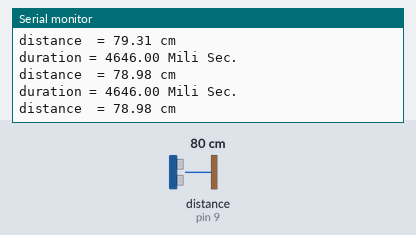
A sketch run on a simulated Arduino Uno, built with avr-gcc and run on an emulated ATmega328P. Shown: the last lines printed to the serial monitor. Wiring (inferred from the names in the program): ultrasonic range finder: trigger pin 8; echo pin 9. The test bench sets the inputs (shaded band); at power-on: distance to the obstacle (sensor on pin 9) 80 cm. The echo pulse lasts 58.3 µs per cm.

Above: at 1.3 s.
1.4 s: distance to the obstacle (sensor on pin 9) set to 2 cm
At 1.85 s:
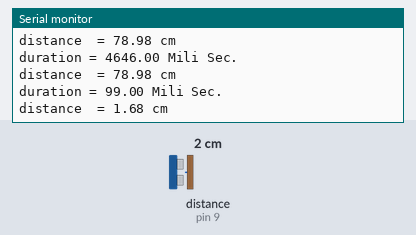
2.9 s: distance to the obstacle (sensor on pin 9) set to 4 cm
At 3.36 s:
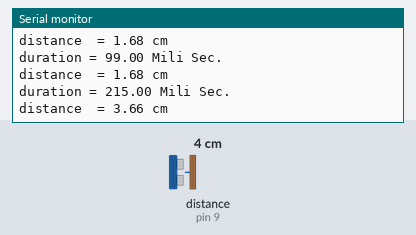
Timing chart, 0 to 5.9 s (numbered marks = the images above; inputs shaded):
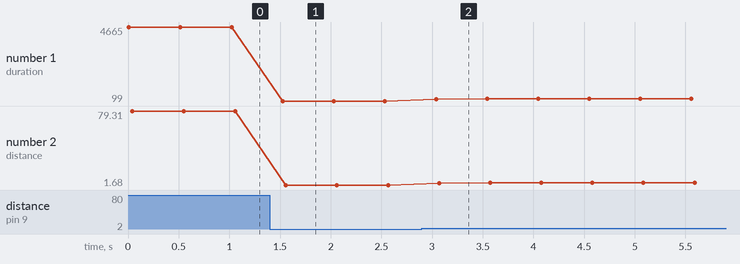

Measured:
- after the input at 1.4 s, the serial monitor: prints a new line after 0.13 s (image 1)
- after the input at 2.9 s, the serial monitor: prints a new line after 0.14 s (image 2)
- plotted number 1: 4646 → 99 after the input at 1.4 s, 99 → 235 after the input at 2.9 s
- plotted number 2: 78.98 → 1.68 after the input at 1.4 s, 1.68 → 4 after the input at 2.9 s

The sketch:

ultrasonicSensorBasicCode.ino
```cpp
int trigPin = 8;
int echoPin = 9;
float distance;
float duration;


void setup() {
  pinMode(trigPin, OUTPUT);
  pinMode(echoPin, INPUT);
  Serial.begin(9600);
}

void loop() {

  digitalWrite(trigPin, LOW);
  delay(2);
  digitalWrite(trigPin, HIGH);
  delayMicroseconds(10);
  digitalWrite(trigPin, LOW);

  duration = pulseIn(echoPin, HIGH);
  distance = (duration / 2) * 0.034;


  Serial.print("duration = ");
  Serial.print(duration);
  Serial.print(" Mili Sec. ");
  Serial.println("");

  Serial.print("distance  = ");
  Serial.print(distance);
  Serial.print(" cm ");
 Serial.println("");
  delay(500);
}
```
